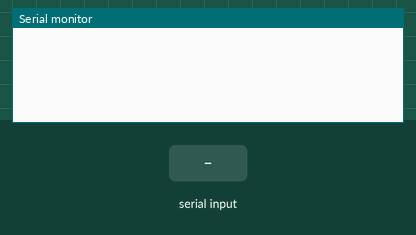
A sketch run on a simulated Arduino Uno, built with avr-gcc and run on an emulated ATmega328P. Parts: the last lines printed to the serial monitor. Inputs (shaded band) come from the test bench.

Above: at 1.2 s.
1.3 s: "90,45\n" received over Serial
At 2.1 s:
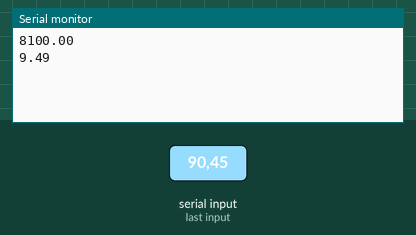
2.8 s: "30,150\n" received over Serial
At 5.8 s:
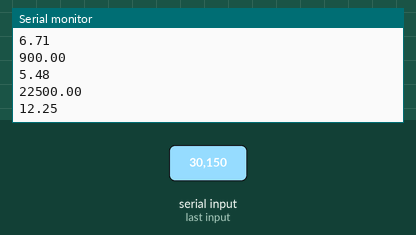
Timing chart, 0 to 7.3 s (numbered marks = the images above; inputs shaded):
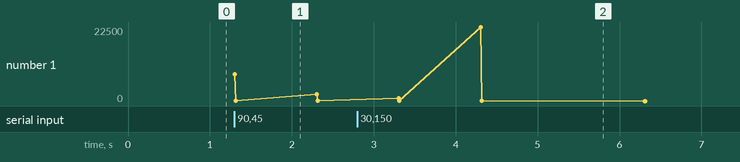

Measured:
- after the input at 1.3 s, the serial monitor: prints a new line at once (image 1)
- after the input at 2.8 s, the serial monitor: prints a new line after 0.51 s (image 2)

The sketch:

8.ino
```cpp
float input;
void setup() {
    Serial.begin(9600);
    Serial.println();
}

void loop() {
  if (Serial.available()){
    input=Serial.parseFloat();
    Serial.println(sq(input));
    Serial.println(sqrt(input));
    delay (1000);
  }
}
```
